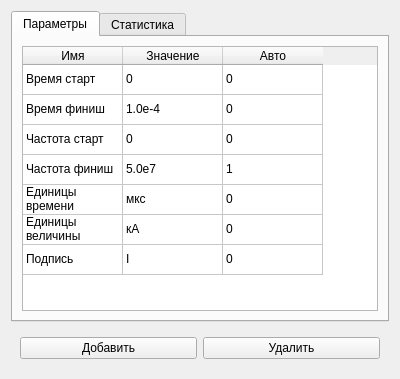
<?xml version="1.0" encoding="UTF-8"?>
<ui version="4.0">
 <class>Frame</class>
 <widget class="QFrame" name="Frame">
  <property name="geometry">
   <rect>
    <x>0</x>
    <y>0</y>
    <width>400</width>
    <height>379</height>
   </rect>
  </property>
  <property name="windowTitle">
   <string>Frame</string>
  </property>
  <layout class="QVBoxLayout" name="verticalLayout">
   <item>
    <layout class="QHBoxLayout" name="horizontalLayout">
     <item>
      <widget class="QTabWidget" name="tabWidget">
       <property name="currentIndex">
        <number>0</number>
       </property>
       <widget class="QWidget" name="tab">
        <attribute name="title">
         <string>Параметры</string>
        </attribute>
        <layout class="QHBoxLayout" name="horizontalLayout_2">
         <item>
          <layout class="QVBoxLayout" name="verticalLayout_2">
           <item>
            <widget class="QTableWidget" name="tableWidget">
             <property name="gridStyle">
              <enum>Qt::SolidLine</enum>
             </property>
             <property name="sortingEnabled">
              <bool>true</bool>
             </property>
             <attribute name="verticalHeaderVisible">
              <bool>false</bool>
             </attribute>
             <row>
              <property name="text">
               <string>0</string>
              </property>
             </row>
             <row>
              <property name="text">
               <string>1</string>
              </property>
             </row>
             <row>
              <property name="text">
               <string>2</string>
              </property>
             </row>
             <row>
              <property name="text">
               <string>3</string>
              </property>
             </row>
             <row>
              <property name="text">
               <string>4</string>
              </property>
             </row>
             <row>
              <property name="text">
               <string>5</string>
              </property>
             </row>
             <row>
              <property name="text">
               <string>6</string>
              </property>
             </row>
             <column>
              <property name="text">
               <string>Имя</string>
              </property>
             </column>
             <column>
              <property name="text">
               <string>Значение</string>
              </property>
             </column>
             <column>
              <property name="text">
               <string>Авто</string>
              </property>
             </column>
             <item row="0" column="0">
              <property name="text">
               <string>Время старт</string>
              </property>
             </item>
             <item row="0" column="1">
              <property name="text">
               <string>0</string>
              </property>
             </item>
             <item row="0" column="2">
              <property name="text">
               <string>0</string>
              </property>
             </item>
             <item row="1" column="0">
              <property name="text">
               <string>Время финиш</string>
              </property>
             </item>
             <item row="1" column="1">
              <property name="text">
               <string>1.0e-4</string>
              </property>
             </item>
             <item row="1" column="2">
              <property name="text">
               <string>0</string>
              </property>
             </item>
             <item row="2" column="0">
              <property name="text">
               <string>Частота старт</string>
              </property>
             </item>
             <item row="2" column="1">
              <property name="text">
               <string>0</string>
              </property>
             </item>
             <item row="2" column="2">
              <property name="text">
               <string>0</string>
              </property>
             </item>
             <item row="3" column="0">
              <property name="text">
               <string>Частота финиш</string>
              </property>
             </item>
             <item row="3" column="1">
              <property name="text">
               <string>5.0e7</string>
              </property>
             </item>
             <item row="3" column="2">
              <property name="text">
               <string>1</string>
              </property>
             </item>
             <item row="4" column="0">
              <property name="text">
               <string>Единицы времени</string>
              </property>
             </item>
             <item row="4" column="1">
              <property name="text">
               <string>мкс</string>
              </property>
             </item>
             <item row="4" column="2">
              <property name="text">
               <string>0</string>
              </property>
             </item>
             <item row="5" column="0">
              <property name="text">
               <string>Единицы величины</string>
              </property>
             </item>
             <item row="5" column="1">
              <property name="text">
               <string>кА</string>
              </property>
             </item>
             <item row="5" column="2">
              <property name="text">
               <string>0</string>
              </property>
             </item>
             <item row="6" column="0">
              <property name="text">
               <string>Подпись</string>
              </property>
             </item>
             <item row="6" column="1">
              <property name="text">
               <string>I</string>
              </property>
             </item>
             <item row="6" column="2">
              <property name="text">
               <string>0</string>
              </property>
             </item>
            </widget>
           </item>
          </layout>
         </item>
        </layout>
       </widget>
       <widget class="QWidget" name="tab_2">
        <attribute name="title">
         <string>Статистика</string>
        </attribute>
        <layout class="QHBoxLayout" name="horizontalLayout_4">
         <item>
          <layout class="QVBoxLayout" name="verticalLayout_3">
           <item>
            <widget class="QTableWidget" name="tableWidget_2">
             <attribute name="verticalHeaderVisible">
              <bool>false</bool>
             </attribute>
             <row>
              <property name="text">
               <string>1</string>
              </property>
             </row>
             <row>
              <property name="text">
               <string>2</string>
              </property>
             </row>
             <row>
              <property name="text">
               <string>3</string>
              </property>
             </row>
             <row>
              <property name="text">
               <string>4</string>
              </property>
             </row>
             <column>
              <property name="text">
               <string>Измерение</string>
              </property>
             </column>
             <column>
              <property name="text">
               <string>Примечание</string>
              </property>
             </column>
             <item row="0" column="0">
              <property name="text">
               <string>Среднее</string>
              </property>
             </item>
             <item row="0" column="1">
              <property name="text">
               <string>0</string>
              </property>
             </item>
             <item row="1" column="0">
              <property name="text">
               <string>Минимум</string>
              </property>
             </item>
             <item row="1" column="1">
              <property name="text">
               <string>0</string>
              </property>
             </item>
             <item row="2" column="0">
              <property name="text">
               <string>Максимум</string>
              </property>
             </item>
             <item row="2" column="1">
              <property name="text">
               <string>0</string>
              </property>
             </item>
             <item row="3" column="0">
              <property name="text">
               <string>Интеграл</string>
              </property>
             </item>
             <item row="3" column="1">
              <property name="text">
               <string>0</string>
              </property>
             </item>
            </widget>
           </item>
          </layout>
         </item>
        </layout>
       </widget>
      </widget>
     </item>
    </layout>
   </item>
   <item>
    <widget class="QFrame" name="frame">
     <layout class="QHBoxLayout" name="horizontalLayout_5">
      <item>
       <widget class="QPushButton" name="pushButton">
        <property name="text">
         <string>Добавить</string>
        </property>
       </widget>
      </item>
      <item>
       <widget class="QPushButton" name="pushButton_2">
        <property name="text">
         <string>Удалить</string>
        </property>
       </widget>
      </item>
     </layout>
    </widget>
   </item>
  </layout>
 </widget>
 <resources/>
 <connections/>
</ui>
